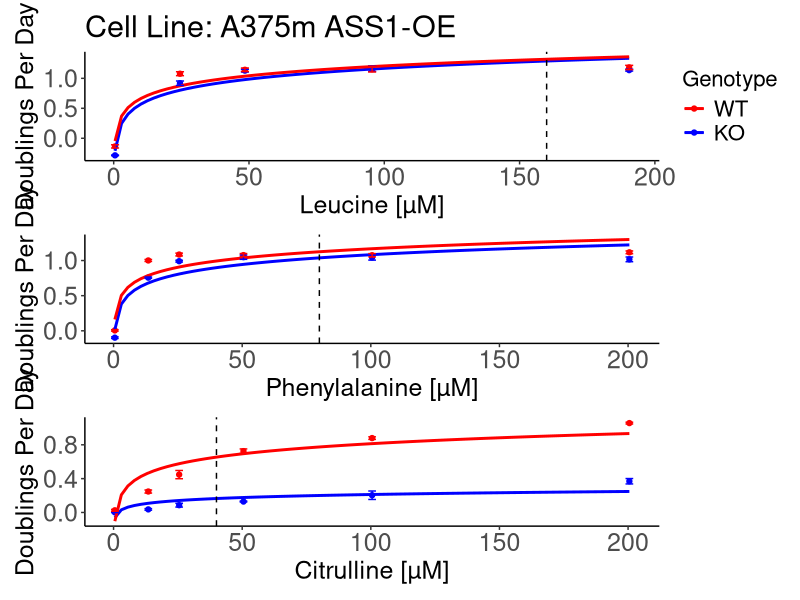
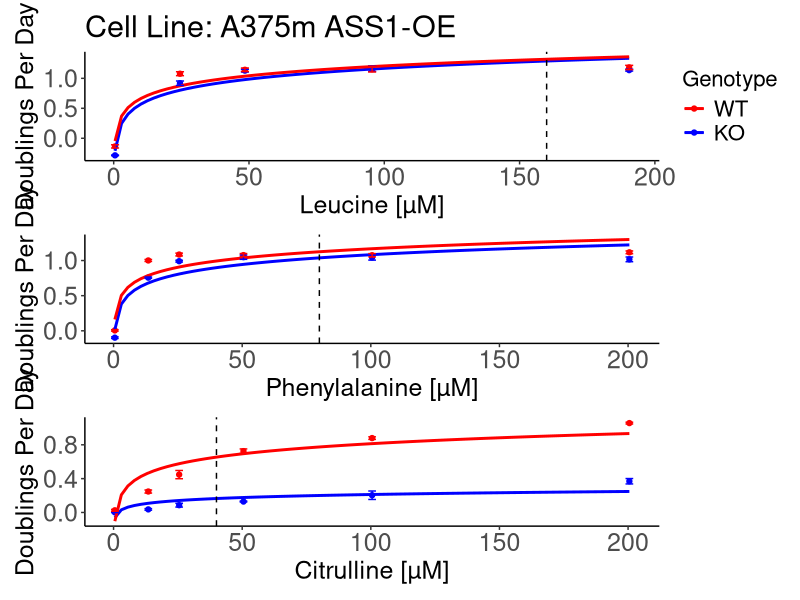

These figures' R source, in order:
library(tidyverse)
library(patchwork)
science <- read.csv("exp4a.csv")

### Cit
p1 <- science |>
  drop_na() |> 
  mutate_at(c("WT", "KO"), as.numeric) |>
  rename(Metabolite = Leu,
         Concentration = X,
         WT = c(X.1, X.2, WT, X.3),
         KO = c(X.4, X.5, KO, X.6)) |> 
  pivot_longer(
    cols = (WT1:KO4), 
    names_to = "Genotype",
    values_to = "dpd") |> 
  mutate(Genotype = gsub("\\d", "", Genotype)) |>
  group_by(Metabolite, Concentration, Genotype) |>
  summarize(mean = mean(dpd), sd = sd(dpd)) |> 
  filter(Metabolite == "Cit") |>
  mutate(Concentration = Concentration + 0.5) |>
  ggplot(aes(x = Concentration, y = mean, color = Genotype)) + 
  geom_point() +
  geom_smooth(method="lm", formula = y ~ log(x), se = FALSE) +
  geom_errorbar(aes(ymin = mean - sd, ymax = mean + sd), width = 3) +
  geom_vline(xintercept = 40, linetype = "dashed", color = "black") +
  labs(x = "Citrulline [µM]", y = "Doublings Per Day") +
  theme_bw() +
  theme(panel.grid.major = element_blank(), panel.grid.minor = element_blank(),
        panel.border = element_blank(), axis.line = element_line(color = "black"),
        axis.text.x = element_text(size = 18),
        axis.text.y = element_text(size = 18),
        axis.title.x = element_text(size = 18),
        axis.title.y = element_text(size = 18),
        legend.position = "none") + 
  scale_color_manual(values = c("WT" = "red","KO" = "blue"), breaks = c("WT", "KO"))

### Leu
p2 <- science |>
  drop_na() |> 
  mutate_at(c("WT", "KO"), as.numeric) |>
  rename(Metabolite = Leu,
         Concentration = X,
         WT = c(X.1, X.2, WT, X.3),
         KO = c(X.4, X.5, KO, X.6)) |> 
  pivot_longer(
    cols = (WT1:KO4), 
    names_to = "Genotype",
    values_to = "dpd") |> 
  mutate(Genotype = gsub("\\d", "", Genotype)) |>
  group_by(Metabolite, Concentration, Genotype) |>
  summarize(mean = mean(dpd), sd = sd(dpd)) |> 
  filter(Metabolite == "Leu") |> 
  mutate(Concentration = Concentration + 0.5) |>
  ggplot(aes(x = Concentration, y = mean, color = Genotype)) + 
  geom_point() +
  geom_smooth(method="lm", formula = y ~ log(x), se = FALSE) +
  geom_errorbar(aes(ymin = mean - sd, ymax = mean + sd), width = 3) +
  geom_vline(xintercept = 160, linetype = "dashed", color = "black") +
  labs(x = "Leucine [µM]", y = "Doublings Per Day", title = "Cell Line: A375m ASS1-OE") + 
  theme_bw() +
  theme(panel.grid.major = element_blank(), panel.grid.minor = element_blank(),
        panel.border = element_blank(), axis.line = element_line(color = "black"),
        axis.text.x = element_text(size = 18),
        axis.text.y = element_text(size = 18),
        axis.title.x = element_text(size = 18),
        axis.title.y = element_text(size = 18),
        plot.title = element_text(size = 22),
        legend.text = element_text(size = 16),
        legend.title = element_text(size = 16)) +
  scale_color_manual(values = c("WT" = "red","KO" = "blue"), breaks = c("WT", "KO"))



### Phe
p3 <- science |>
  drop_na() |> 
  mutate_at(c("WT", "KO"), as.numeric) |>
  rename(Metabolite = Leu,
         Concentration = X,
         WT = c(X.1, X.2, WT, X.3),
         KO = c(X.4, X.5, KO, X.6)) |> 
  pivot_longer(
    cols = (WT1:KO4), 
    names_to = "Genotype",
    values_to = "dpd") |> 
  mutate(Genotype = gsub("\\d", "", Genotype)) |>
  group_by(Metabolite, Concentration, Genotype) |>
  summarize(mean = mean(dpd), sd = sd(dpd)) |> 
  filter(Metabolite == "Phe") |> 
  mutate(Concentration = Concentration + 0.5) |>
  ggplot(aes(x = Concentration, y = mean, color = Genotype)) + 
  geom_point() +
  geom_smooth(method="lm", formula = y ~ log(x), se = FALSE) +
  geom_errorbar(aes(ymin = mean - sd, ymax = mean + sd), width = 3) +
  geom_vline(xintercept = 80, linetype = "dashed", color = "black") +
  labs(x = "Phenylalanine [µM]", y = "Doublings Per Day") +
  theme_bw() +
  theme(panel.grid.major = element_blank(), panel.grid.minor = element_blank(), 
        panel.border = element_blank(), axis.line = element_line(color = "black"),
        axis.text.x = element_text(size = 18),
        axis.text.y = element_text(size = 18),
        axis.title.x = element_text(size = 18),
        axis.title.y = element_text(size = 18),
        legend.position = "none") + 
  scale_color_manual(values = c("WT" = "red","KO" = "blue"), breaks = c("WT", "KO"))


plots_a375 <- p2 + p3 + p1 + plot_layout(ncol = 1)

print(plots_a375)

ggsave("a375m ass1 oe.jpg", plot = plots_a375, dpi = 300, width = 5.3, height = 6.5, units = "in")
